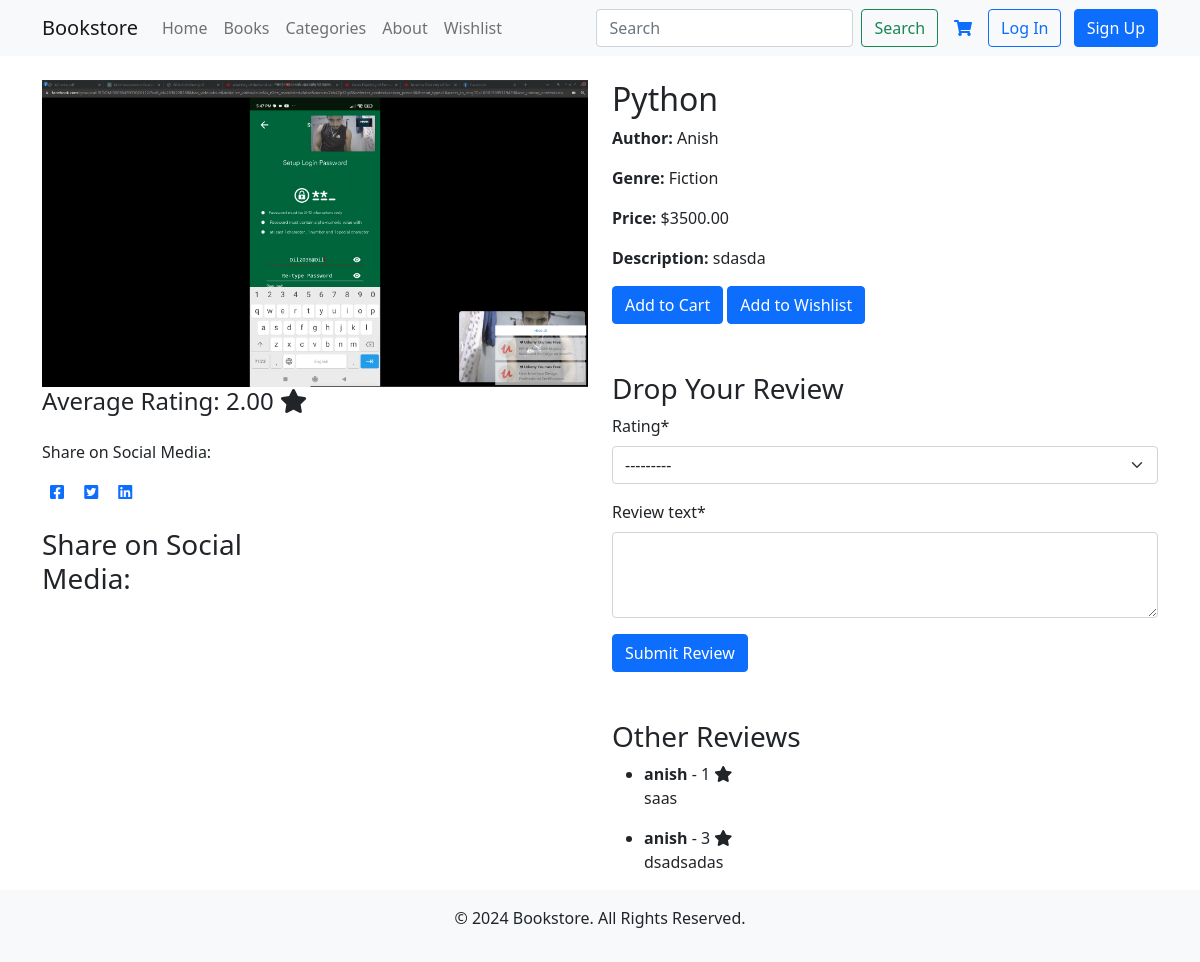
Page /books/1 on the earlier database version.
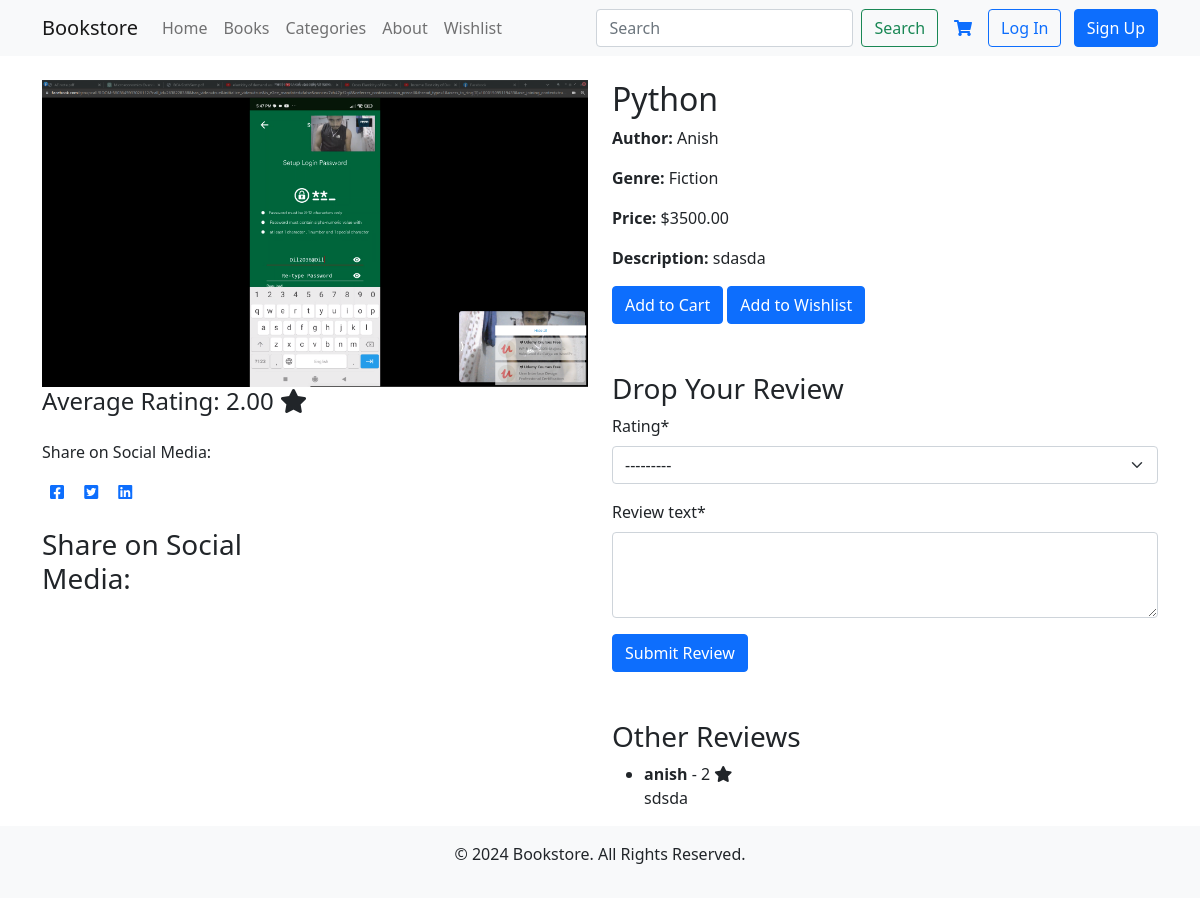
Same page on the later database version.
### bookstore/models.py (models this page shows, shortened)
class BookReview(models.Model):
    RATING_CHOICES = [
        (1, "One star"),
        (2, "Two star"),
        (3, "Three star"),
        (4, "Four star"),
        (5, "Five star"),
    ]
    book = models.ForeignKey(Book, on_delete=models.CASCADE, related_name="reviews")
    user = models.ForeignKey(settings.AUTH_USER_MODEL, on_delete=models.CASCADE)
    rating = models.IntegerField(choices=RATING_CHOICES)
    review_text = models.TextField()

### accounts/models.py (models this page shows)
class CustomUser(AbstractUser):
    address = models.CharField(max_length=255)
    phone_number = models.CharField(max_length=20)
    profile_picture = models.ImageField(
        upload_to="profile_pics/", blank=True, null=True
    )

### bookstore/views.py (the view, shortened to what this page needs)
# urls.py: path("<int:pk>", BookDetailView.as_view(), name="book_detail"),
class BookDetailView(DetailView):
    model = Book
    template_name = "book_detail.html"
    def get(self, request, *args, **kwargs):
        book = self.get_object()
        form = BookReviewForm()
        context = {
            "object": book,
            "form": form,
        }
        return render(request, "book_detail.html", context)

### bookstore/forms.py
class BookReviewForm(forms.ModelForm):
    class Meta:
        model = BookReview
        fields = ["rating", "review_text"]
        widgets = {
            "review_text": forms.Textarea(attrs={"rows": 3}),
        }

### bookstore/templates/book_detail.html (shortened to what this page needs)
{% extends 'base.html' %}
{% load crispy_forms_tags %}
{% load social_share %}
{% block content %}
    <div class="row">
        <div class="col-md-6">
            <img src="{{ object.image.url }}" alt="{{ object.title }}" class="img-fluid">
            <h4>Average Rating: {{object.avg_rating}} <i class="fas fa-star"></i></h4>
            <div class = "col-md-6 mt-4">
                <p >Share on Social Media:</p>
                <a href="https://www.facebook.com/sharer/sharer.php?u={{ request.build_absolute_uri }}" class="mx-2" target="_blank" rel="noopener noreferrer">
                    <i class="fab fa-facebook-square"></i></a>
                <a href="https://twitter.com/intent/tweet?text=Check%20out%20this%20book:%20{{ object.title }}&url={{ request.build_absolute_uri }}" class="mx-2" target="_blank" rel="noopener noreferrer">
                    <i class="fab fa-twitter-square"></i></a>
                <a href="https://www.linkedin.com/shareArticle?url={{ request.build_absolute_uri }}&title={{ object.title }}" class="mx-2" target="_blank" rel="noopener noreferrer">
                    <i class="fab fa-linkedin"></i></a>
            </div>
            <div class = "social-sharing col-md-6 mt-4">
                <h3>Share on Social Media:</h3>
            </div>
        </div>
        <div class="col-md-6">
            <h2>{{ object.title }}</h2>
            <p><strong>Author:</strong> {{ object.author }}</p>
            <p><strong>Genre:</strong> {{ object.genre }}</p>
            <p><strong>Price:</strong> ${{ object.price }}</p>
            <p><strong>Description:</strong> {{ object.description }}</p>
            <form method="post" action="">
                <button type="submit" class="btn btn-primary" name = "add_to_cart" >Add to Cart</button>
                <button type="submit" class="btn btn-primary" name = "add_to_wishlist" >Add to Wishlist</button>
            </form>
            <h3 class="mt-5">Drop Your Review</h3>
            <form method="post" action="{% url 'book_review' object.pk %}" >
                {{form|crispy}}
                <button type="submit" class="btn btn-primary">Submit Review</button>
            </form>
            <div class="mt-5">
                <h3>Other Reviews</h3>
                {% if object.reviews.count > 0 %}
                    <ul>
                        {% for review in object.reviews.all %}
                            <li>
                                <strong>{{ review.user.username }}</strong> - {{review.rating}} <i class="fas fa-star"></i>
                                    <p>{{ review.review_text }}</p>
                            </li>
                        {% endfor %}
                    </ul>
                {% else %}
                    <p>No reviews yet. Be the first to review!</p>
                {% endif %}
            </div>
        </div>
    </div>
{% endblock content %}

Differences in the rows shown:
removed BookReview: user.username "anish", rating "1", review_text "saas"
removed BookReview: user.username "anish", rating "3", review_text "dsadsadas"
added BookReview: user.username "anish", rating "2", review_text "sdsda"
